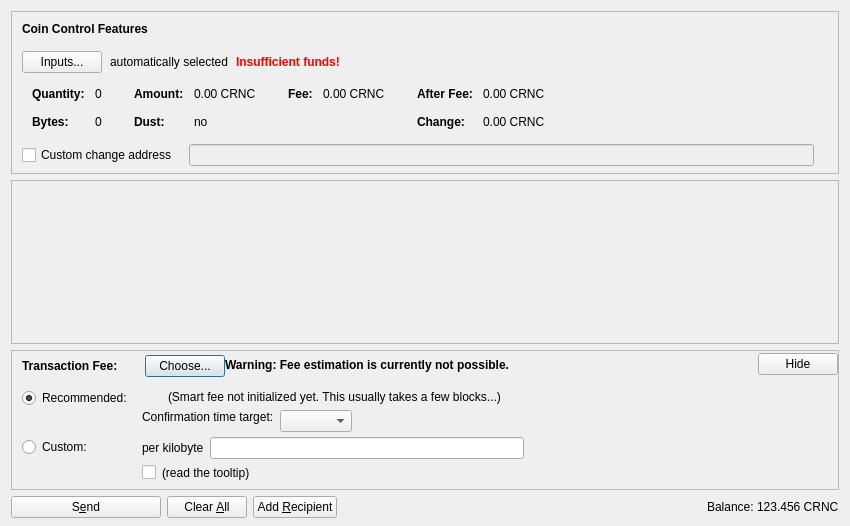
<?xml version="1.0" encoding="UTF-8"?>
<ui version="4.0">
 <class>SendCoinsDialog</class>
 <widget class="QDialog" name="SendCoinsDialog">
  <property name="geometry">
   <rect>
    <x>0</x>
    <y>0</y>
    <width>850</width>
    <height>526</height>
   </rect>
  </property>
  <property name="windowTitle">
   <string>Send Coins</string>
  </property>
  <layout class="QVBoxLayout" name="verticalLayout" stretch="0,1,0,0">
   <property name="bottomMargin">
    <number>8</number>
   </property>
   <item>
    <widget class="QFrame" name="frameCoinControl">
     <property name="sizePolicy">
      <sizepolicy hsizetype="Expanding" vsizetype="Expanding">
       <horstretch>0</horstretch>
       <verstretch>0</verstretch>
      </sizepolicy>
     </property>
     <property name="maximumSize">
      <size>
       <width>16777215</width>
       <height>16777215</height>
      </size>
     </property>
     <property name="frameShape">
      <enum>QFrame::StyledPanel</enum>
     </property>
     <property name="frameShadow">
      <enum>QFrame::Sunken</enum>
     </property>
     <layout class="QVBoxLayout" name="verticalLayoutCoinControl2">
      <property name="spacing">
       <number>0</number>
      </property>
      <property name="leftMargin">
       <number>0</number>
      </property>
      <property name="topMargin">
       <number>0</number>
      </property>
      <property name="rightMargin">
       <number>0</number>
      </property>
      <property name="bottomMargin">
       <number>6</number>
      </property>
      <item>
       <layout class="QVBoxLayout" name="verticalLayoutCoinControl" stretch="0,0,0,0,1">
        <property name="spacing">
         <number>0</number>
        </property>
        <property name="leftMargin">
         <number>10</number>
        </property>
        <property name="topMargin">
         <number>10</number>
        </property>
        <item>
         <layout class="QHBoxLayout" name="horizontalLayoutCoinControl1">
          <property name="bottomMargin">
           <number>15</number>
          </property>
          <item>
           <widget class="QLabel" name="labelCoinControlFeatures">
            <property name="sizePolicy">
             <sizepolicy hsizetype="Preferred" vsizetype="Maximum">
              <horstretch>0</horstretch>
              <verstretch>0</verstretch>
             </sizepolicy>
            </property>
            <property name="font">
             <font>
              <weight>75</weight>
              <bold>true</bold>
             </font>
            </property>
            <property name="styleSheet">
             <string notr="true">font-weight:bold;</string>
            </property>
            <property name="text">
             <string>Coin Control Features</string>
            </property>
           </widget>
          </item>
         </layout>
        </item>
        <item>
         <layout class="QHBoxLayout" name="horizontalLayoutCoinControl2" stretch="0,0,0,0">
          <property name="spacing">
           <number>8</number>
          </property>
          <property name="bottomMargin">
           <number>10</number>
          </property>
          <item>
           <widget class="QPushButton" name="pushButtonCoinControl">
            <property name="styleSheet">
             <string notr="true"/>
            </property>
            <property name="text">
             <string>Inputs...</string>
            </property>
            <property name="autoDefault">
             <bool>false</bool>
            </property>
           </widget>
          </item>
          <item>
           <widget class="QLabel" name="labelCoinControlAutomaticallySelected">
            <property name="text">
             <string>automatically selected</string>
            </property>
            <property name="margin">
             <number>5</number>
            </property>
           </widget>
          </item>
          <item>
           <widget class="QLabel" name="labelCoinControlInsuffFunds">
            <property name="font">
             <font>
              <weight>75</weight>
              <bold>true</bold>
             </font>
            </property>
            <property name="styleSheet">
             <string notr="true">color:red;font-weight:bold;</string>
            </property>
            <property name="text">
             <string>Insufficient funds!</string>
            </property>
            <property name="margin">
             <number>5</number>
            </property>
           </widget>
          </item>
          <item>
           <spacer name="horizontalSpacerCoinControl">
            <property name="orientation">
             <enum>Qt::Horizontal</enum>
            </property>
            <property name="sizeHint" stdset="0">
             <size>
              <width>40</width>
              <height>1</height>
             </size>
            </property>
           </spacer>
          </item>
         </layout>
        </item>
        <item>
         <widget class="QWidget" name="widgetCoinControl" native="true">
          <property name="sizePolicy">
           <sizepolicy hsizetype="Preferred" vsizetype="Preferred">
            <horstretch>0</horstretch>
            <verstretch>0</verstretch>
           </sizepolicy>
          </property>
          <property name="minimumSize">
           <size>
            <width>0</width>
            <height>0</height>
           </size>
          </property>
          <property name="styleSheet">
           <string notr="true"/>
          </property>
          <layout class="QHBoxLayout" name="horizontalLayoutCoinControl5">
           <property name="leftMargin">
            <number>0</number>
           </property>
           <property name="topMargin">
            <number>0</number>
           </property>
           <property name="rightMargin">
            <number>0</number>
           </property>
           <property name="bottomMargin">
            <number>0</number>
           </property>
           <item>
            <layout class="QHBoxLayout" name="horizontalLayoutCoinControl3" stretch="0,0,0,1">
             <property name="spacing">
              <number>20</number>
             </property>
             <property name="topMargin">
              <number>0</number>
             </property>
             <property name="bottomMargin">
              <number>10</number>
             </property>
             <item>
              <layout class="QFormLayout" name="formLayoutCoinControl1">
               <property name="horizontalSpacing">
                <number>10</number>
               </property>
               <property name="verticalSpacing">
                <number>14</number>
               </property>
               <property name="leftMargin">
                <number>10</number>
               </property>
               <property name="topMargin">
                <number>4</number>
               </property>
               <property name="rightMargin">
                <number>6</number>
               </property>
               <item row="0" column="0">
                <widget class="QLabel" name="labelCoinControlQuantityText">
                 <property name="font">
                  <font>
                   <weight>75</weight>
                   <bold>true</bold>
                  </font>
                 </property>
                 <property name="text">
                  <string>Quantity:</string>
                 </property>
                 <property name="margin">
                  <number>0</number>
                 </property>
                </widget>
               </item>
               <item row="0" column="1">
                <widget class="QLabel" name="labelCoinControlQuantity">
                 <property name="cursor">
                  <cursorShape>IBeamCursor</cursorShape>
                 </property>
                 <property name="contextMenuPolicy">
                  <enum>Qt::ActionsContextMenu</enum>
                 </property>
                 <property name="text">
                  <string notr="true">0</string>
                 </property>
                 <property name="margin">
                  <number>0</number>
                 </property>
                 <property name="textInteractionFlags">
                  <set>Qt::LinksAccessibleByMouse|Qt::TextSelectableByKeyboard|Qt::TextSelectableByMouse</set>
                 </property>
                </widget>
               </item>
               <item row="1" column="0">
                <widget class="QLabel" name="labelCoinControlBytesText">
                 <property name="font">
                  <font>
                   <weight>75</weight>
                   <bold>true</bold>
                  </font>
                 </property>
                 <property name="text">
                  <string>Bytes:</string>
                 </property>
                </widget>
               </item>
               <item row="1" column="1">
                <widget class="QLabel" name="labelCoinControlBytes">
                 <property name="cursor">
                  <cursorShape>IBeamCursor</cursorShape>
                 </property>
                 <property name="contextMenuPolicy">
                  <enum>Qt::ActionsContextMenu</enum>
                 </property>
                 <property name="text">
                  <string notr="true">0</string>
                 </property>
                 <property name="textInteractionFlags">
                  <set>Qt::LinksAccessibleByMouse|Qt::TextSelectableByKeyboard|Qt::TextSelectableByMouse</set>
                 </property>
                </widget>
               </item>
              </layout>
             </item>
             <item>
              <layout class="QFormLayout" name="formLayoutCoinControl2">
               <property name="horizontalSpacing">
                <number>10</number>
               </property>
               <property name="verticalSpacing">
                <number>14</number>
               </property>
               <property name="leftMargin">
                <number>6</number>
               </property>
               <property name="topMargin">
                <number>4</number>
               </property>
               <property name="rightMargin">
                <number>6</number>
               </property>
               <item row="0" column="0">
                <widget class="QLabel" name="labelCoinControlAmountText">
                 <property name="font">
                  <font>
                   <weight>75</weight>
                   <bold>true</bold>
                  </font>
                 </property>
                 <property name="text">
                  <string>Amount:</string>
                 </property>
                 <property name="margin">
                  <number>0</number>
                 </property>
                </widget>
               </item>
               <item row="0" column="1">
                <widget class="QLabel" name="labelCoinControlAmount">
                 <property name="cursor">
                  <cursorShape>IBeamCursor</cursorShape>
                 </property>
                 <property name="contextMenuPolicy">
                  <enum>Qt::ActionsContextMenu</enum>
                 </property>
                 <property name="text">
                  <string notr="true">0.00 CRNC</string>
                 </property>
                 <property name="textInteractionFlags">
                  <set>Qt::LinksAccessibleByMouse|Qt::TextSelectableByKeyboard|Qt::TextSelectableByMouse</set>
                 </property>
                </widget>
               </item>
               <item row="1" column="0">
                <widget class="QLabel" name="labelCoinControlLowOutputText">
                 <property name="font">
                  <font>
                   <weight>75</weight>
                   <bold>true</bold>
                  </font>
                 </property>
                 <property name="text">
                  <string>Dust:</string>
                 </property>
                </widget>
               </item>
               <item row="1" column="1">
                <widget class="QLabel" name="labelCoinControlLowOutput">
                 <property name="cursor">
                  <cursorShape>IBeamCursor</cursorShape>
                 </property>
                 <property name="contextMenuPolicy">
                  <enum>Qt::ActionsContextMenu</enum>
                 </property>
                 <property name="text">
                  <string notr="true">no</string>
                 </property>
                 <property name="textInteractionFlags">
                  <set>Qt::LinksAccessibleByMouse|Qt::TextSelectableByKeyboard|Qt::TextSelectableByMouse</set>
                 </property>
                </widget>
               </item>
              </layout>
             </item>
             <item>
              <layout class="QFormLayout" name="formLayoutCoinControl3">
               <property name="horizontalSpacing">
                <number>10</number>
               </property>
               <property name="verticalSpacing">
                <number>14</number>
               </property>
               <property name="leftMargin">
                <number>6</number>
               </property>
               <property name="topMargin">
                <number>4</number>
               </property>
               <property name="rightMargin">
                <number>6</number>
               </property>
               <item row="0" column="0">
                <widget class="QLabel" name="labelCoinControlFeeText">
                 <property name="font">
                  <font>
                   <weight>75</weight>
                   <bold>true</bold>
                  </font>
                 </property>
                 <property name="text">
                  <string>Fee:</string>
                 </property>
                 <property name="margin">
                  <number>0</number>
                 </property>
                </widget>
               </item>
               <item row="0" column="1">
                <widget class="QLabel" name="labelCoinControlFee">
                 <property name="cursor">
                  <cursorShape>IBeamCursor</cursorShape>
                 </property>
                 <property name="contextMenuPolicy">
                  <enum>Qt::ActionsContextMenu</enum>
                 </property>
                 <property name="text">
                  <string notr="true">0.00 CRNC</string>
                 </property>
                 <property name="textInteractionFlags">
                  <set>Qt::LinksAccessibleByMouse|Qt::TextSelectableByKeyboard|Qt::TextSelectableByMouse</set>
                 </property>
                </widget>
               </item>
              </layout>
             </item>
             <item>
              <layout class="QFormLayout" name="formLayoutCoinControl4">
               <property name="horizontalSpacing">
                <number>10</number>
               </property>
               <property name="verticalSpacing">
                <number>14</number>
               </property>
               <property name="leftMargin">
                <number>6</number>
               </property>
               <property name="topMargin">
                <number>4</number>
               </property>
               <property name="rightMargin">
                <number>6</number>
               </property>
               <item row="0" column="0">
                <widget class="QLabel" name="labelCoinControlAfterFeeText">
                 <property name="font">
                  <font>
                   <weight>75</weight>
                   <bold>true</bold>
                  </font>
                 </property>
                 <property name="text">
                  <string>After Fee:</string>
                 </property>
                 <property name="margin">
                  <number>0</number>
                 </property>
                </widget>
               </item>
               <item row="0" column="1">
                <widget class="QLabel" name="labelCoinControlAfterFee">
                 <property name="cursor">
                  <cursorShape>IBeamCursor</cursorShape>
                 </property>
                 <property name="contextMenuPolicy">
                  <enum>Qt::ActionsContextMenu</enum>
                 </property>
                 <property name="text">
                  <string notr="true">0.00 CRNC</string>
                 </property>
                 <property name="textInteractionFlags">
                  <set>Qt::LinksAccessibleByMouse|Qt::TextSelectableByKeyboard|Qt::TextSelectableByMouse</set>
                 </property>
                </widget>
               </item>
               <item row="1" column="0">
                <widget class="QLabel" name="labelCoinControlChangeText">
                 <property name="font">
                  <font>
                   <weight>75</weight>
                   <bold>true</bold>
                  </font>
                 </property>
                 <property name="text">
                  <string>Change:</string>
                 </property>
                </widget>
               </item>
               <item row="1" column="1">
                <widget class="QLabel" name="labelCoinControlChange">
                 <property name="cursor">
                  <cursorShape>IBeamCursor</cursorShape>
                 </property>
                 <property name="contextMenuPolicy">
                  <enum>Qt::ActionsContextMenu</enum>
                 </property>
                 <property name="text">
                  <string notr="true">0.00 CRNC</string>
                 </property>
                 <property name="textInteractionFlags">
                  <set>Qt::LinksAccessibleByMouse|Qt::TextSelectableByKeyboard|Qt::TextSelectableByMouse</set>
                 </property>
                </widget>
               </item>
              </layout>
             </item>
            </layout>
           </item>
          </layout>
         </widget>
        </item>
        <item>
         <layout class="QHBoxLayout" name="horizontalLayoutCoinControl4" stretch="0,0,0">
          <property name="spacing">
           <number>12</number>
          </property>
          <property name="sizeConstraint">
           <enum>QLayout::SetDefaultConstraint</enum>
          </property>
          <property name="topMargin">
           <number>5</number>
          </property>
          <property name="rightMargin">
           <number>5</number>
          </property>
          <item>
           <widget class="QCheckBox" name="checkBoxCoinControlChange">
            <property name="toolTip">
             <string>If this is activated, but the change address is empty or invalid, change will be sent to a newly generated address.</string>
            </property>
            <property name="text">
             <string>Custom change address</string>
            </property>
           </widget>
          </item>
          <item>
           <widget class="QValidatedLineEdit" name="lineEditCoinControlChange">
            <property name="enabled">
             <bool>false</bool>
            </property>
            <property name="sizePolicy">
             <sizepolicy hsizetype="Expanding" vsizetype="Fixed">
              <horstretch>0</horstretch>
              <verstretch>0</verstretch>
             </sizepolicy>
            </property>
           </widget>
          </item>
          <item>
           <widget class="QLabel" name="labelCoinControlChangeLabel">
            <property name="sizePolicy">
             <sizepolicy hsizetype="Preferred" vsizetype="Expanding">
              <horstretch>0</horstretch>
              <verstretch>0</verstretch>
             </sizepolicy>
            </property>
            <property name="minimumSize">
             <size>
              <width>0</width>
              <height>0</height>
             </size>
            </property>
            <property name="text">
             <string/>
            </property>
            <property name="margin">
             <number>3</number>
            </property>
           </widget>
          </item>
         </layout>
        </item>
        <item>
         <spacer name="verticalSpacerCoinControl">
          <property name="orientation">
           <enum>Qt::Vertical</enum>
          </property>
          <property name="sizeHint" stdset="0">
           <size>
            <width>800</width>
            <height>1</height>
           </size>
          </property>
         </spacer>
        </item>
       </layout>
      </item>
     </layout>
    </widget>
   </item>
   <item>
    <widget class="QScrollArea" name="scrollArea">
     <property name="widgetResizable">
      <bool>true</bool>
     </property>
     <widget class="QWidget" name="scrollAreaWidgetContents">
      <property name="geometry">
       <rect>
        <x>0</x>
        <y>0</y>
        <width>830</width>
        <height>104</height>
       </rect>
      </property>
      <layout class="QVBoxLayout" name="verticalLayout_2" stretch="0,1">
       <property name="leftMargin">
        <number>0</number>
       </property>
       <property name="topMargin">
        <number>0</number>
       </property>
       <property name="rightMargin">
        <number>0</number>
       </property>
       <property name="bottomMargin">
        <number>0</number>
       </property>
       <item>
        <layout class="QVBoxLayout" name="entries">
         <property name="spacing">
          <number>6</number>
         </property>
        </layout>
       </item>
       <item>
        <spacer name="verticalSpacer">
         <property name="orientation">
          <enum>Qt::Vertical</enum>
         </property>
         <property name="sizeHint" stdset="0">
          <size>
           <width>20</width>
           <height>40</height>
          </size>
         </property>
        </spacer>
       </item>
      </layout>
     </widget>
    </widget>
   </item>
   <item>
    <widget class="QFrame" name="frameFee">
     <property name="sizePolicy">
      <sizepolicy hsizetype="Expanding" vsizetype="Expanding">
       <horstretch>0</horstretch>
       <verstretch>0</verstretch>
      </sizepolicy>
     </property>
     <property name="maximumSize">
      <size>
       <width>16777215</width>
       <height>16777215</height>
      </size>
     </property>
     <property name="frameShape">
      <enum>QFrame::StyledPanel</enum>
     </property>
     <property name="frameShadow">
      <enum>QFrame::Sunken</enum>
     </property>
     <layout class="QVBoxLayout" name="verticalLayoutFee1">
      <property name="spacing">
       <number>0</number>
      </property>
      <property name="leftMargin">
       <number>0</number>
      </property>
      <property name="topMargin">
       <number>0</number>
      </property>
      <property name="rightMargin">
       <number>0</number>
      </property>
      <property name="bottomMargin">
       <number>0</number>
      </property>
      <item>
       <layout class="QVBoxLayout" name="verticalLayoutFee2" stretch="0,0,0">
        <property name="spacing">
         <number>0</number>
        </property>
        <property name="leftMargin">
         <number>10</number>
        </property>
        <property name="topMargin">
         <number>0</number>
        </property>
        <item>
         <layout class="QHBoxLayout" name="horizontalLayoutFee1">
          <property name="bottomMargin">
           <number>0</number>
          </property>
          <item>
           <layout class="QVBoxLayout" name="verticalLayoutFee7">
            <property name="spacing">
             <number>0</number>
            </property>
            <item>
             <spacer name="verticalSpacerSmartFee">
              <property name="orientation">
               <enum>Qt::Vertical</enum>
              </property>
              <property name="sizeType">
               <enum>QSizePolicy::Fixed</enum>
              </property>
              <property name="sizeHint" stdset="0">
               <size>
                <width>1</width>
                <height>4</height>
               </size>
              </property>
             </spacer>
            </item>
            <item>
             <layout class="QHBoxLayout" name="horizontalLayoutSmartFee">
              <property name="spacing">
               <number>10</number>
              </property>
              <item>
               <widget class="QLabel" name="labelFeeHeadline">
                <property name="sizePolicy">
                 <sizepolicy hsizetype="Preferred" vsizetype="Maximum">
                  <horstretch>0</horstretch>
                  <verstretch>0</verstretch>
                 </sizepolicy>
                </property>
                <property name="font">
                 <font>
                  <weight>75</weight>
                  <bold>true</bold>
                 </font>
                </property>
                <property name="styleSheet">
                 <string notr="true">font-weight:bold;</string>
                </property>
                <property name="text">
                 <string>Transaction Fee:</string>
                </property>
               </widget>
              </item>
              <item>
               <widget class="QLabel" name="labelFeeMinimized">
                <property name="text">
                 <string/>
                </property>
               </widget>
              </item>
              <item>
               <widget class="QPushButton" name="buttonChooseFee">
                <property name="text">
                 <string>Choose...</string>
                </property>
               </widget>
              </item>
             </layout>
            </item>
            <item>
             <spacer name="verticalSpacer_5">
              <property name="orientation">
               <enum>Qt::Vertical</enum>
              </property>
              <property name="sizeHint" stdset="0">
               <size>
                <width>1</width>
                <height>1</height>
               </size>
              </property>
             </spacer>
            </item>
           </layout>
          </item>
          <item>
           <widget class="QLabel" name="fallbackFeeWarningLabel">
            <property name="toolTip">
             <string>Using the fallbackfee can result in sending a transaction that will take several hours or days (or never) to confirm. Consider choosing your fee manually or wait until you have validated the complete chain.</string>
            </property>
            <property name="font">
            <font>
                <weight>75</weight>
                <bold>true</bold>
            </font>
            </property>
            <property name="text">
             <string>Warning: Fee estimation is currently not possible.</string>
            </property>
            <property name="wordWrap">
             <bool>false</bool>
            </property>
           </widget>
          </item>
          <item>
           <spacer name="horizontalSpacer_4">
            <property name="orientation">
             <enum>Qt::Horizontal</enum>
            </property>
            <property name="sizeType">
             <enum>QSizePolicy::MinimumExpanding</enum>
            </property>
            <property name="sizeHint" stdset="0">
             <size>
              <width>40</width>
              <height>20</height>
             </size>
            </property>
           </spacer>
          </item>
          <item>
           <widget class="QPushButton" name="buttonMinimizeFee">
            <property name="toolTip">
             <string>collapse fee-settings</string>
            </property>
            <property name="text">
             <string>Hide</string>
            </property>
           </widget>
          </item>
         </layout>
        </item>
        <item>
         <widget class="QFrame" name="frameFeeSelection">
          <layout class="QVBoxLayout" name="verticalLayoutFee12">
           <property name="spacing">
            <number>0</number>
           </property>
           <property name="leftMargin">
            <number>0</number>
           </property>
           <property name="topMargin">
            <number>0</number>
           </property>
           <property name="rightMargin">
            <number>0</number>
           </property>
           <property name="bottomMargin">
            <number>0</number>
           </property>
           <item>
            <layout class="QGridLayout" name="gridLayoutFee">
             <property name="topMargin">
              <number>10</number>
             </property>
             <property name="bottomMargin">
              <number>4</number>
             </property>
             <property name="horizontalSpacing">
              <number>10</number>
             </property>
             <property name="verticalSpacing">
              <number>4</number>
             </property>
             <item row="1" column="1">
              <layout class="QVBoxLayout" name="verticalLayoutFee8">
               <property name="spacing">
                <number>6</number>
               </property>
               <item>
                <layout class="QHBoxLayout" name="horizontalLayoutFee13">
                 <item>
                  <widget class="QLabel" name="labelCustomPerKilobyte">
                   <property name="toolTip">
                    <string>If the custom fee is set to 1000 satoshis and the transaction is only 250 bytes, then &quot;per kilobyte&quot; only pays 250 satoshis in fee, while &quot;total at least&quot; pays 1000 satoshis. For transactions bigger than a kilobyte both pay by kilobyte.</string>
                   </property>
                   <property name="text">
                    <string>per kilobyte</string>
                   </property>
                  </widget>
                 </item>
                 <item>
                  <widget class="BitcoinAmountField" name="customFee"/>
                 </item>
                 <item>
                  <spacer name="horizontalSpacer_6">
                   <property name="orientation">
                    <enum>Qt::Horizontal</enum>
                   </property>
                   <property name="sizeHint" stdset="0">
                    <size>
                     <width>1</width>
                     <height>1</height>
                    </size>
                   </property>
                  </spacer>
                 </item>
                </layout>
               </item>
               <item>
                <layout class="QHBoxLayout" name="horizontalLayoutFee8">
                 <item>
                  <widget class="QCheckBox" name="checkBoxMinimumFee">
                   <property name="toolTip">
                    <string>Paying only the minimum fee is just fine as long as there is less transaction volume than space in the blocks. But be aware that this can end up in a never confirming transaction once there is more demand for litecoincash transactions than the network can process.</string>
                   </property>
                   <property name="text">
                    <string/>
                   </property>
                  </widget>
                 </item>
                 <item>
                  <widget class="QLabel" name="labelMinFeeWarning">
                   <property name="enabled">
                    <bool>true</bool>
                   </property>
                   <property name="toolTip">
                    <string>Paying only the minimum fee is just fine as long as there is less transaction volume than space in the blocks. But be aware that this can end up in a never confirming transaction once there is more demand for litecoincash transactions than the network can process.</string>
                   </property>
                   <property name="text">
                    <string>(read the tooltip)</string>
                   </property>
                   <property name="margin">
                    <number>5</number>
                   </property>
                  </widget>
                 </item>
                 <item>
                  <spacer name="horizontalSpacer_2">
                   <property name="orientation">
                    <enum>Qt::Horizontal</enum>
                   </property>
                   <property name="sizeHint" stdset="0">
                    <size>
                     <width>1</width>
                     <height>1</height>
                    </size>
                   </property>
                  </spacer>
                 </item>
                </layout>
               </item>
              </layout>
             </item>
             <item row="0" column="0">
              <layout class="QVBoxLayout" name="verticalLayoutFee4" stretch="0,1">
               <item>
                <widget class="QRadioButton" name="radioSmartFee">
                 <property name="text">
                  <string>Recommended:</string>
                 </property>
                 <property name="checked">
                  <bool>true</bool>
                 </property>
                 <attribute name="buttonGroup">
                  <string notr="true">groupFee</string>
                 </attribute>
                </widget>
               </item>
               <item>
                <spacer name="verticalSpacer_2">
                 <property name="orientation">
                  <enum>Qt::Vertical</enum>
                 </property>
                 <property name="sizeHint" stdset="0">
                  <size>
                   <width>1</width>
                   <height>1</height>
                  </size>
                 </property>
                </spacer>
               </item>
              </layout>
             </item>
             <item row="1" column="0">
              <layout class="QVBoxLayout" name="verticalLayoutFee9" stretch="0,1">
               <item>
                <widget class="QRadioButton" name="radioCustomFee">
                 <property name="text">
                  <string>Custom:</string>
                 </property>
                 <attribute name="buttonGroup">
                  <string notr="true">groupFee</string>
                 </attribute>
                </widget>
               </item>
               <item>
                <spacer name="verticalSpacer_6">
                 <property name="orientation">
                  <enum>Qt::Vertical</enum>
                 </property>
                 <property name="sizeHint" stdset="0">
                  <size>
                   <width>1</width>
                   <height>1</height>
                  </size>
                 </property>
                </spacer>
               </item>
              </layout>
             </item>
             <item row="0" column="1">
              <layout class="QVBoxLayout" name="verticalLayoutFee3" stretch="0,0,1">
               <property name="spacing">
                <number>6</number>
               </property>
               <property name="topMargin">
                <number>2</number>
               </property>
               <item>
                <layout class="QHBoxLayout" name="horizontalLayoutFee12">
                 <item>
                  <widget class="QLabel" name="labelSmartFee">
                   <property name="text">
                    <string/>
                   </property>
                   <property name="margin">
                    <number>2</number>
                   </property>
                  </widget>
                 </item>
                 <item>
                  <widget class="QLabel" name="labelFeeEstimation">
                   <property name="text">
                    <string/>
                   </property>
                  </widget>
                 </item>
                 <item>
                  <widget class="QLabel" name="labelSmartFee2">
                   <property name="text">
                    <string>(Smart fee not initialized yet. This usually takes a few blocks...)</string>
                   </property>
                   <property name="margin">
                    <number>2</number>
                   </property>
                  </widget>
                 </item>
                 <item>
                  <spacer name="horizontalSpacer_5">
                   <property name="orientation">
                    <enum>Qt::Horizontal</enum>
                   </property>
                   <property name="sizeHint" stdset="0">
                    <size>
                     <width>1</width>
                     <height>1</height>
                    </size>
                   </property>
                  </spacer>
                 </item>
                </layout>
               </item>
               <item>
                <layout class="QHBoxLayout" name="horizontalLayoutFee9">
                 <item>
                  <layout class="QVBoxLayout" name="verticalLayoutFee6">
                   <item>
                    <widget class="QLabel" name="labelSmartFee3">
                     <property name="text">
                      <string>Confirmation time target:</string>
                     </property>
                     <property name="margin">
                      <number>2</number>
                     </property>
                    </widget>
                   </item>
                   <item>
                    <spacer name="verticalSpacer_3">
                     <property name="orientation">
                      <enum>Qt::Vertical</enum>
                     </property>
                     <property name="sizeHint" stdset="0">
                      <size>
                       <width>1</width>
                       <height>1</height>
                      </size>
                     </property>
                    </spacer>
                   </item>
                  </layout>
                 </item>
                 <item>
                  <layout class="QVBoxLayout" name="verticalLayoutFee5">
                   <property name="rightMargin">
                    <number>30</number>
                   </property>
                   <item>
                    <layout class="QHBoxLayout" name="horizontalLayoutConfTarget">
                     <property name="bottomMargin">
                      <number>0</number>
                     </property>
                     <item>
                      <widget class="QComboBox" name="confTargetSelector"/>
                     </item>
                     <item>
                      <spacer name="horizontalSpacerConfTarget">
                       <property name="orientation">
                        <enum>Qt::Horizontal</enum>
                       </property>
                       <property name="sizeHint" stdset="0">
                        <size>
                         <width>40</width>
                         <height>20</height>
                        </size>
                       </property>
                      </spacer>
                     </item>
                    </layout>
                   </item>
                  </layout>
                 </item>
                </layout>
               </item>
               <item>
                <spacer name="verticalSpacer_4">
                 <property name="orientation">
                  <enum>Qt::Vertical</enum>
                 </property>
                 <property name="sizeHint" stdset="0">
                  <size>
                   <width>1</width>
                   <height>1</height>
                  </size>
                 </property>
                </spacer>
               </item>
              </layout>
             </item>
            </layout>
           </item>
          </layout>
         </widget>
        </item>
        <item>
         <spacer name="verticalSpacerFee">
          <property name="orientation">
           <enum>Qt::Vertical</enum>
          </property>
          <property name="sizeHint" stdset="0">
           <size>
            <width>40</width>
            <height>5</height>
           </size>
          </property>
         </spacer>
        </item>
       </layout>
      </item>
     </layout>
    </widget>
   </item>
   <item>
    <layout class="QHBoxLayout" name="horizontalLayout">
     <item>
      <widget class="QPushButton" name="sendButton">
       <property name="minimumSize">
        <size>
         <width>150</width>
         <height>0</height>
        </size>
       </property>
       <property name="toolTip">
        <string>Confirm the send action</string>
       </property>
       <property name="text">
        <string>S&amp;end</string>
       </property>
       <property name="icon">
        <iconset resource="../bitcoin.qrc">
         <normaloff>:/icons/send</normaloff>:/icons/send</iconset>
       </property>
       <property name="autoDefault">
        <bool>false</bool>
       </property>
       <property name="default">
        <bool>false</bool>
       </property>
      </widget>
     </item>
     <item>
      <widget class="QPushButton" name="clearButton">
       <property name="sizePolicy">
        <sizepolicy hsizetype="Minimum" vsizetype="Fixed">
         <horstretch>0</horstretch>
         <verstretch>0</verstretch>
        </sizepolicy>
       </property>
       <property name="toolTip">
        <string>Clear all fields of the form.</string>
       </property>
       <property name="text">
        <string>Clear &amp;All</string>
       </property>
       <property name="icon">
        <iconset resource="../bitcoin.qrc">
         <normaloff>:/icons/remove</normaloff>:/icons/remove</iconset>
       </property>
       <property name="autoDefault">
        <bool>false</bool>
       </property>
      </widget>
     </item>
     <item>
      <widget class="QPushButton" name="addButton">
       <property name="toolTip">
        <string>Send to multiple recipients at once</string>
       </property>
       <property name="text">
        <string>Add &amp;Recipient</string>
       </property>
       <property name="icon">
        <iconset resource="../bitcoin.qrc">
         <normaloff>:/icons/add</normaloff>:/icons/add</iconset>
       </property>
       <property name="autoDefault">
        <bool>false</bool>
       </property>
      </widget>
     </item>
     <item>
      <spacer name="horizontalSpacer">
       <property name="orientation">
        <enum>Qt::Horizontal</enum>
       </property>
       <property name="sizeHint" stdset="0">
        <size>
         <width>40</width>
         <height>20</height>
        </size>
       </property>
      </spacer>
     </item>
     <item>
      <layout class="QHBoxLayout" name="horizontalLayout_2">
       <property name="spacing">
        <number>3</number>
       </property>
       <item>
        <widget class="QLabel" name="label">
         <property name="sizePolicy">
          <sizepolicy hsizetype="Preferred" vsizetype="Fixed">
           <horstretch>0</horstretch>
           <verstretch>0</verstretch>
          </sizepolicy>
         </property>
         <property name="text">
          <string>Balance:</string>
         </property>
        </widget>
       </item>
       <item>
        <widget class="QLabel" name="labelBalance">
         <property name="sizePolicy">
          <sizepolicy hsizetype="Preferred" vsizetype="Fixed">
           <horstretch>0</horstretch>
           <verstretch>0</verstretch>
          </sizepolicy>
         </property>
         <property name="cursor">
          <cursorShape>IBeamCursor</cursorShape>
         </property>
         <property name="text">
          <string notr="true">123.456 CRNC</string>
         </property>
         <property name="textInteractionFlags">
          <set>Qt::LinksAccessibleByMouse|Qt::TextSelectableByKeyboard|Qt::TextSelectableByMouse</set>
         </property>
        </widget>
       </item>
      </layout>
     </item>
    </layout>
   </item>
  </layout>
 </widget>
 <customwidgets>
  <customwidget>
   <class>QValidatedLineEdit</class>
   <extends>QLineEdit</extends>
   <header>qt/qvalidatedlineedit.h</header>
  </customwidget>
  <customwidget>
   <class>BitcoinAmountField</class>
   <extends>QLineEdit</extends>
   <header>qt/bitcoinamountfield.h</header>
   <container>1</container>
  </customwidget>
 </customwidgets>
 <resources>
  <include location="../bitcoin.qrc"/>
 </resources>
 <connections/>
 <buttongroups>
  <buttongroup name="groupFee"/>
 </buttongroups>
</ui>
